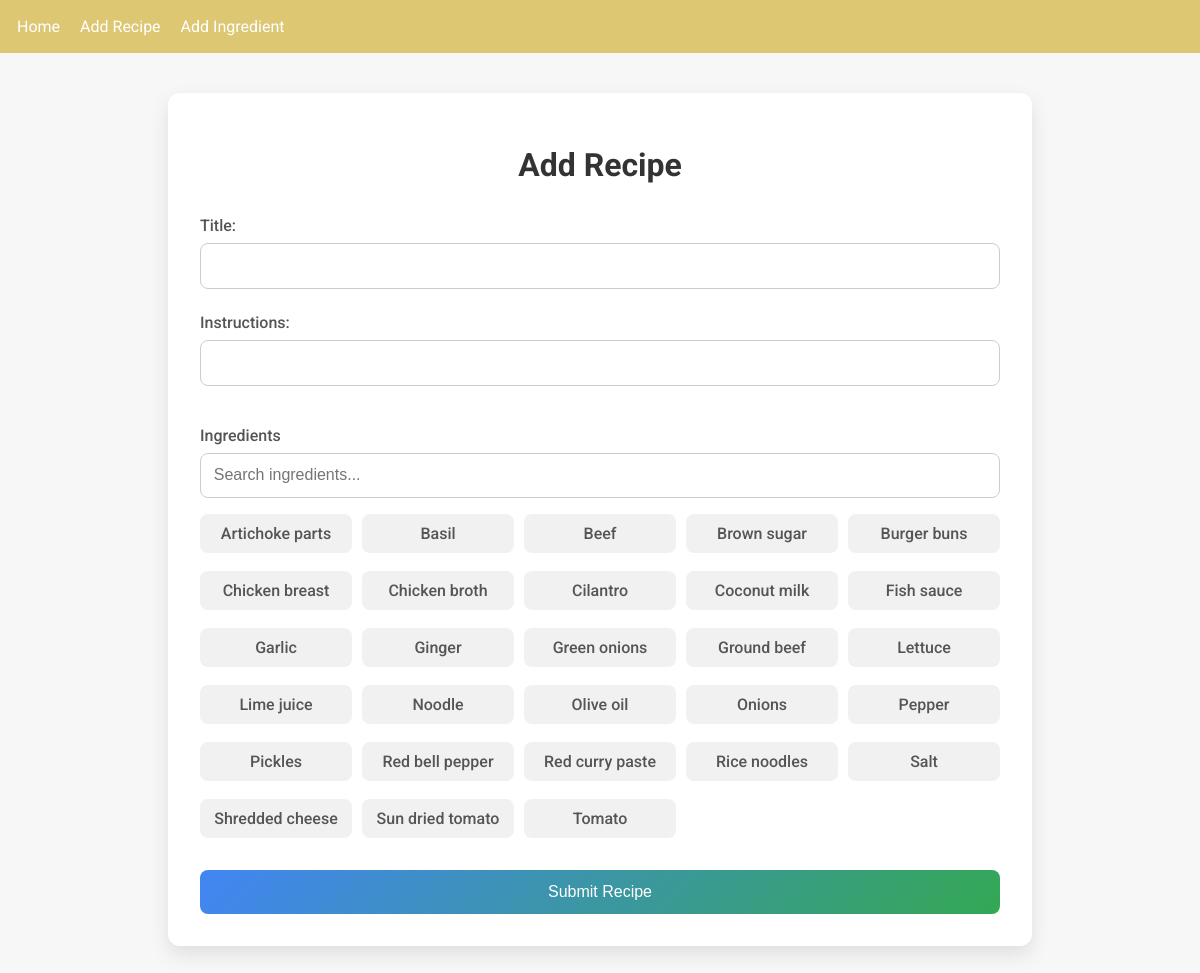
The page /add_recipe/ on the database as committed earlier.
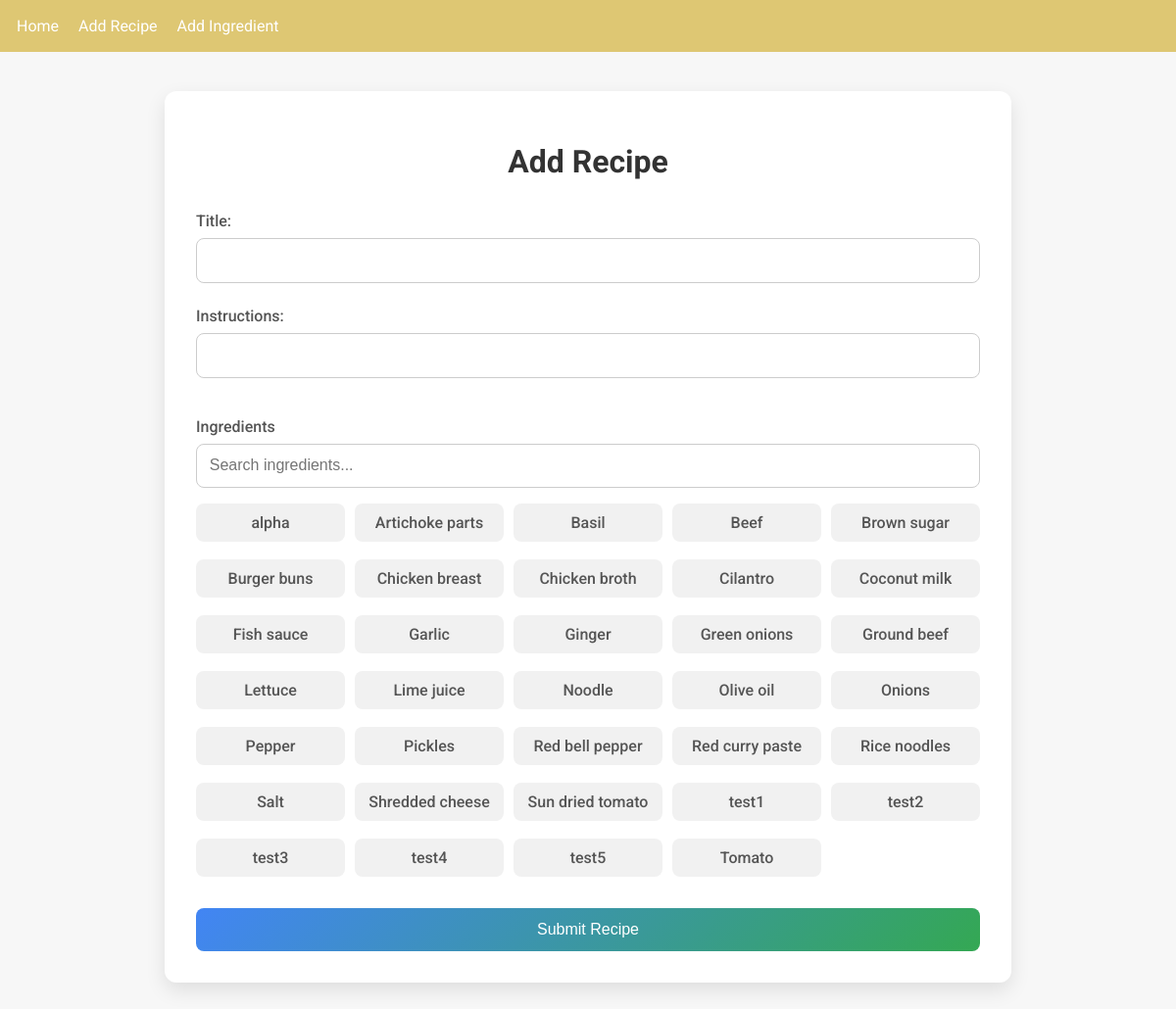
The same page on the database as committed later.
### recipes/models.py (models this page shows)
class Ingredient(models.Model):
    name = models.CharField(max_length=100)
    def __str__(self):
        return self.name

### recipes/views.py (the view)
# urls.py: path('add_recipe/', views.add_recipe, name='add_recipe'),
def add_recipe(request):
    form = RecipeForm()
    if request.method == "POST":
        form = RecipeForm(request.POST, request.FILES)
        if form.is_valid():
            form.save()
            messages.success(request, "Recipe created successfully!")
            return redirect("index")
    context = {'form': form}
    return render(request, "recipes/add_recipe.html", context)

### recipes/forms.py
class RecipeForm(forms.ModelForm):
    instructions = forms.CharField(widget=CKEditorWidget(config_name='maximal'))
    meal_type = forms.ChoiceField(
        choices=[
            ('breakfast', 'Breakfast'),
            ('lunch', 'Lunch'),
            ('dinner', 'Dinner'),
            ('dessert', 'Dessert'),
        ],
        widget=forms.RadioSelect
    )
    class Meta:
        model = Recipe
        fields = ['title', 'meal_type', 'instructions', 'ingredients']
        widgets = {
            'ingredients': forms.CheckboxSelectMultiple(),
        }
    def __init__(self, *args, **kwargs):
        super().__init__(*args, **kwargs)
        self.fields['ingredients'].queryset = Ingredient.objects.all().order_by(Lower('name'))

### recipes/templates/recipes/add_recipe.html (shortened to what this page needs)
{% load static %}
<!DOCTYPE html>
<html lang="en">
<head>
  <link rel="stylesheet" href="{% static 'recipes/css/styles.css' %}">
</head>
<body>
  <nav>
    <ul>
      <li><a href="{% url 'index' %}">Home</a></li>
      <li><a href="{% url 'add_recipe' %}">Add Recipe</a></li>
      <li><a href="{% url 'add_ingredient' %}">Add Ingredient</a></li>
    </ul>
  </nav>
  <div class="main-container">
    <h1>Add Recipe</h1>
    <form action="" method="POST" enctype="multipart/form-data">
      <div class="form-group">
        {{ form.title.label_tag }}
        {{ form.title }}
      </div>
      <div class="form-group">
        {{ form.instructions.label_tag }}
        {{ form.instructions }}
      </div>
      <div class="form-group" id="ingredients-container">
        <label for="ingredient-search">Ingredients</label>
        <input type="text" id="ingredient-search" placeholder="Search ingredients...">
        <div id="ingredients-checkboxes">
          {% for checkbox in form.ingredients %}
            <label class="ingredient-checkbox">
              {{ checkbox.tag }} <span>{{ checkbox.choice_label }}</span>
            </label>
          {% endfor %}
        </div>
      </div>
      <button type="submit">Submit Recipe</button>
    </form>
  </div>
</body>
</html>

### recipes/static/recipes/css/styles.css (style rules this page uses)
html, body { margin: 0; padding: 0; font-family: Arial, sans-serif; width: 100%; height: 100%; overflow: auto; -webkit-overflow-scrolling: touch; -ms-overflow-style: none; scrollbar-width: none; }
nav { background: #dec773; padding: 17px; }
nav ul { list-style: none; margin: 0; padding: 0; display: flex; }
nav ul li { margin-right: 20px; }
nav ul li a { color: #fff; text-decoration: none; }

### recipes/templates/recipes/add_recipe.html (style rules this page uses)
body { background: #f7f7f7; font-family: 'Roboto', sans-serif; margin: 0; padding: 0; min-height: 100vh; }
nav { background: #dec773; padding: 17px; }
nav ul { list-style: none; margin: 0; padding: 0; display: flex; align-items: center; }
nav ul li { margin-right: 20px; }
nav ul li a { color: #fff; text-decoration: none; }
.main-container { background: #fff; max-width: 800px; width: 90%; margin: 40px auto; padding: 2rem; border-radius: 12px; box-shadow: 0 8px 20px rgba(0,0,0,0.1); }
.main-container h1 { text-align: center; margin-bottom: 2rem; color: #333; }
form { display: flex; flex-direction: column; }
.form-group { margin-bottom: 1.5rem; }
.form-group label { font-weight: 500; margin-bottom: 0.5rem; display: block; color: #555; }
.form-group input, .form-group textarea, .form-group select { width: 100%; padding: 0.8rem; border: 1px solid #ccc; border-radius: 8px; font-size: 1rem; box-sizing: border-box; }
#ingredients-container { margin-top: 1rem; }
#ingredient-search { width: 100%; padding: 0.8rem; margin-bottom: 1rem; font-size: 1rem; border: 1px solid #ccc; border-radius: 8px; box-sizing: border-box; }
#ingredients-checkboxes { display: grid; grid-template-columns: repeat(auto-fill, minmax(150px, 1fr)); gap: 10px; }
.ingredient-checkbox { background: #f1f1f1; border-radius: 8px; padding: 10px; text-align: center; cursor: pointer; transition: background 0.3s, color 0.3s; display: flex; align-items: center; justify-content: center; }
button[type="submit"] { padding: 0.8rem; border: none; border-radius: 8px; background: linear-gradient(135deg, #4285F4, #34A853); color: #fff; font-size: 1rem; font-weight: 500; cursor: pointer; transition: background 0.3s; }

Rows that differ between the two databases and show on the page:
added Ingredient: choice_label "alpha"
added Ingredient: choice_label "test1"
added Ingredient: choice_label "test2"
added Ingredient: choice_label "test3"
added Ingredient: choice_label "test4"
added Ingredient: choice_label "test5"
